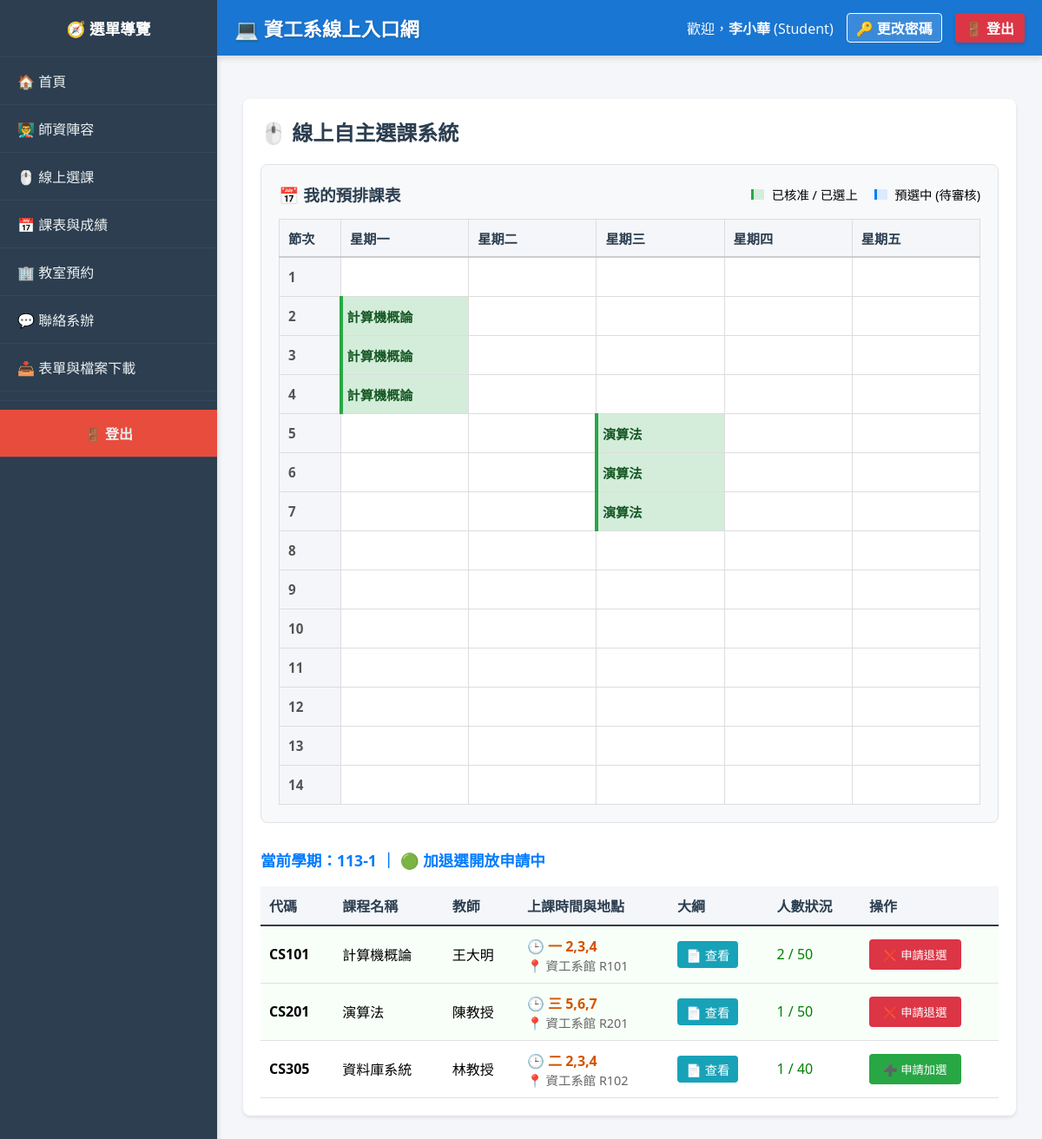
Page /index.php?page=course_selection (signed in) on the committed database.
### tables this page shows
CREATE TABLE Students (
    student_id VARCHAR(50) PRIMARY KEY,
    user_id INT NOT NULL,
    name VARCHAR(100) NOT NULL,
    enrollment_year INT,
    FOREIGN KEY (user_id) REFERENCES Users(id) ON DELETE CASCADE
);

CREATE TABLE Courses (
    course_id INT AUTO_INCREMENT PRIMARY KEY,
    course_code VARCHAR(20) NOT NULL,
    course_name VARCHAR(100) NOT NULL,
    semester VARCHAR(10) NOT NULL,
    teacher_id INT,
    capacity INT NOT NULL DEFAULT 50,
    schedule VARCHAR(100),
    room VARCHAR(50) DEFAULT NULL,
    syllabus TEXT,
    weight_assignment INT NOT NULL DEFAULT 30,
    weight_midterm INT NOT NULL DEFAULT 30,
    weight_final INT NOT NULL DEFAULT 40,
    created_at TIMESTAMP DEFAULT CURRENT_TIMESTAMP,
    FOREIGN KEY (teacher_id) REFERENCES Teachers(teacher_id) ON DELETE SET NULL
);

CREATE TABLE Teachers (
    teacher_id INT AUTO_INCREMENT PRIMARY KEY,
    user_id INT NOT NULL,
    name VARCHAR(100) NOT NULL,
    title VARCHAR(100),
    department VARCHAR(100) DEFAULT '資訊工程學系',
    phone VARCHAR(20),
    email VARCHAR(100),
    office_hours VARCHAR(100) DEFAULT NULL COMMENT '請益時間',
    lab_name VARCHAR(100) DEFAULT NULL COMMENT '實驗室名稱',
    lab_info TEXT DEFAULT NULL COMMENT '實驗室簡介與研究方向',
    teaching_experience TEXT DEFAULT NULL COMMENT '校內教學經歷',
    external_experience TEXT DEFAULT NULL COMMENT '校外經歷',
    FOREIGN KEY (user_id) REFERENCES Users(id) ON DELETE CASCADE
);

### modules/student/course_selection.php (the view, shortened to what this page needs)
<div class="card">
    <h2>🖱️ 線上自主選課系統</h2>
    <?php
    if(!isset($_SESSION['student_id'])) {
        echo "<p style='color:red;'>您不是學生，無法使用此功能。</p>";
    } else {
        $student_id = $_SESSION['student_id'];
        $status_query = $conn->query("SELECT setting_value FROM SystemSettings WHERE setting_key = 'enrollment_status'");
        $enrollment_status = $status_query->fetch_assoc()['setting_value'] ?? 'open';
        $is_open = ($enrollment_status === 'open');
        $courses = $conn->query("
            SELECT c.course_id, c.course_code, c.course_name, c.schedule, c.room,
                   t.name as teacher_name, c.capacity, COUNT(e.enrollment_id) as enrolled
            FROM Courses c
            LEFT JOIN Teachers t ON c.teacher_id = t.teacher_id
            LEFT JOIN Enrollments e ON c.course_id = e.course_id
            WHERE c.semester = '113-1' GROUP BY c.course_id ORDER BY c.course_code
        ");
        $my_courses = $conn->query("SELECT e.course_id, c.course_name, c.schedule FROM Enrollments e JOIN Courses c ON e.course_id = c.course_id WHERE e.student_id = '$student_id'");
        $my_course_ids = [];
        $enrolled_data = [];
        while($row = $my_courses->fetch_assoc()) {
            $my_course_ids[] = $row['course_id'];
            $enrolled_data[] = $row;
        }
        $pending_data = [];
        $timetable = [];
        for ($d = 1; $d <= 5; $d++) {
            for ($p = 1; $p <= 14; $p++) {
                $timetable[$d][$p] = null;
            }
        }
        $day_map = ['一'=>1, '二'=>2, '三'=>3, '四'=>4, '五'=>5, '六'=>6, '日'=>7];
        foreach ($enrolled_data as $course) {
            $sch = trim($course['schedule']);
            $parts = explode(' ', $sch);
            if (count($parts) >= 2) {
                $d_num = $day_map[$parts[0]] ?? 0;
                $periods = explode(',', $parts[1]);
                foreach ($periods as $p) {
                    if ($d_num && $d_num <= 5 && is_numeric($p) && $p >= 1 && $p <= 14) {
                        $timetable[$d_num][$p] = ['name' => $course['course_name'], 'type' => 'enrolled'];
                    }
                }
            }
        }
        echo "<div style='background:#f8f9fa; padding:20px; border-radius:8px; margin-bottom:30px; border:1px solid #dee2e6;'>";
        echo "<div style='display:flex; justify-content:space-between; align-items:center; margin-bottom:15px;'>";
        echo "<h3 style='margin:0; color:#2c3e50;'>📅 我的預排課表</h3>";
        echo "<div style='font-size:0.9em;'><span style='display:inline-block; width:12px; height:12px; background:#d4edda; border-left:3px solid #28a745; margin-right:5px;'></span> 已核准 / 已選上 &nbsp;&nbsp;&nbsp; <span style='display:inline-block; width:12px; height:12px; background:#dbeafe; border-left:3px solid #007bff; margin-right:5px;'></span> 預選中 (待審核)</div>";
        echo "</div>";
        echo "<table style='width:100%; border-collapse:collapse; text-align:center; table-layout:fixed; font-size:0.95em; background:#fff;'>";
        echo "<tr style='background:#e9ecef; border-bottom:2px solid #ccc;'>";
        echo "<th style='border:1px solid #ddd; padding:10px; width:50px;'>節次</th>";
        $days = ['一', '二', '三', '四', '五'];
        foreach ($days as $day) echo "<th style='border:1px solid #ddd; padding:10px;'>星期{$day}</th>";
        echo "</tr>";
        for ($p = 1; $p <= 14; $p++) {
            echo "<tr>";
            echo "<td style='border:1px solid #ddd; font-weight:bold; background:#f4f6f9; color:#555;'>{$p}</td>";
            for ($d = 1; $d <= 5; $d++) {
                $cell = $timetable[$d][$p];
                if ($cell) {
                    $bg = ($cell['type'] == 'enrolled') ? '#d4edda' : '#dbeafe';
                    $border = ($cell['type'] == 'enrolled') ? '#28a745' : '#007bff';
                    $color = ($cell['type'] == 'enrolled') ? '#155724' : '#004085';
                    echo "<td style='border:1px solid #ddd; background:{$bg}; border-left:4px solid {$border}; color:{$color}; padding:5px; font-weight:bold; vertical-align:middle;'>" . htmlspecialchars($cell['name']) . "</td>";
                } else {
                    echo "<td style='border:1px solid #ddd;'></td>";
                }
            }
            echo "</tr>";
        }
        echo "</table></div>";
        if ($is_open) {
            echo "<p style='color:#007bff; font-weight:bold; font-size:1.1em;'>當前學期：113-1 ｜ 🟢 加退選開放申請中</p>";
        } else {
            echo "<p style='color:#dc3545; font-weight:bold; font-size:1.1em;'>當前學期：113-1 ｜ 🔴 加退選目前已關閉，暫停受理新申請</p>";
        }
        echo "<table style='width:100%; text-align:left; border-collapse: collapse; margin-top:10px;'>";
        echo "<tr style='border-bottom:2px solid #343a40; background:#f4f6f9;'><th style='padding:10px;'>代碼</th><th style='padding:10px;'>課程名稱</th><th style='padding:10px;'>教師</th><th style='padding:10px;'>上課時間與地點</th><th style='padding:10px;'>大綱</th><th style='padding:10px;'>人數狀況</th><th style='padding:10px;'>操作</th></tr>";
        while($course = $courses->fetch_assoc()) {
            $is_enrolled = in_array($course['course_id'], $my_course_ids);
            $pending_action = $pending_data[$course['course_id']] ?? null;
            $is_full = $course['enrolled'] >= $course['capacity'];
            $bg_color = $is_enrolled ? '#f8fff9' : ($is_full ? '#fff3f3' : '');
            echo "<tr style='border-bottom:1px solid #e0e0e0; background:$bg_color;'>";
            echo "<td style='padding:10px; font-weight:bold;'>" . htmlspecialchars($course['course_code']) . "</td>";
            echo "<td style='padding:10px;'>" . htmlspecialchars($course['course_name']) . "</td>";
            echo "<td style='padding:10px;'>" . htmlspecialchars($course['teacher_name'] ?? '未指派') . "</td>";
            echo "<td style='padding:10px;'><span style='color:#d35400; font-weight:bold;'>🕒 " . htmlspecialchars($course['schedule']) . "</span><br><span style='color:#666; font-size:0.9em;'>📍 " . htmlspecialchars($course['room'] ?? '未定') . "</span></td>";
            echo "<td style='padding:10px;'><a href='index.php?page=syllabus_detail&id={$course['course_id']}' class='btn' style='background:#17a2b8; padding:5px 10px; font-size:0.9em; text-decoration:none; color:#fff;'>📄 查看</a></td>";
            echo "<td style='padding:10px;" . ($is_full ? "color:red;" : "color:green;") . "'>" . $course['enrolled'] . " / " . $course['capacity'] . ($is_full ? " (滿)" : "") . "</td>";
            echo "<td style='padding:10px;'>";
            if ($pending_action == 'Add' || $pending_action == 'Drop') {
                $status_txt = ($pending_action == 'Add') ? "⏳ 加選審核中" : "⏳ 退選審核中";
                echo "<div style='display:flex; gap:5px; align-items:center;'>";
                echo "<span style='background:#6c757d; color:#fff; padding:5px 10px; border-radius:4px; font-size:0.9em; cursor:not-allowed;'>{$status_txt}</span>";
                echo "<form method='POST' style='margin:0;'>
                        <input type='hidden' name='action' value='Cancel'>
                        <input type='hidden' name='course_id' value='{$course['course_id']}'>
                        <button type='submit' class='btn' style='background:#dc3545; padding:5px 8px; font-size:0.9em;' onclick='return confirm(\"確定要撤回此申請嗎？\");'>✖ 取消</button>
                      </form>";
                echo "</div>";
            } else if (!$is_open) {
                echo "<button class='btn' style='background:#ccc; color:#666; cursor:not-allowed; border:1px solid #aaa;' disabled>⛔ 已關閉</button>";
            } else if ($is_enrolled) {
                echo "<form method='POST' style='margin:0;'><input type='hidden' name='action' value='Drop'><input type='hidden' name='course_id' value='{$course['course_id']}'><button type='submit' class='btn' style='background:#dc3545;'>❌ 申請退選</button></form>";
            } else {
                if ($is_full) {
                    echo "<button class='btn' style='background:#ccc; cursor:not-allowed;' disabled>額滿</button>";
                } else {
                    echo "<form method='POST' style='margin:0;'><input type='hidden' name='action' value='Add'><input type='hidden' name='course_id' value='{$course['course_id']}'><button type='submit' class='btn' style='background:#28a745;'>➕ 申請加選</button></form>";
                }
            }
            echo "</td></tr>";
        }
        echo "</table>";
    }
    ?>
</div>

### includes/header.php
<?php
$display_name = isset($_SESSION['username']) ? $_SESSION['username'] : '使用者';
if (isset($_SESSION['user_id']) && isset($_SESSION['role'])) {
    $uid = intval($_SESSION['user_id']);
    $role = $_SESSION['role'];
    if ($role == 'Admin') {
        $q = $conn->query("SELECT name FROM Admins WHERE user_id = $uid");
        if ($q && $r = $q->fetch_assoc()) $display_name = $r['name'];
    } elseif ($role == 'Teacher') {
        $q = $conn->query("SELECT name FROM Teachers WHERE user_id = $uid");
        if ($q && $r = $q->fetch_assoc()) $display_name = $r['name'];
    } elseif ($role == 'Student') {
        $q = $conn->query("SELECT name FROM Students WHERE user_id = $uid");
        if ($q && $r = $q->fetch_assoc()) $display_name = $r['name'];
    }
}
?>
<div style="background: #1976d2; color: #fff; padding: 15px 20px; display: flex; justify-content: space-between; align-items: center; border-radius: 0; margin-bottom: 20px; box-shadow: 0 4px 6px rgba(0,0,0,0.1);">
    <h2 style="margin: 0; font-size: 1.4em; text-shadow: 1px 1px 2px rgba(0,0,0,0.2);">💻 資工系線上入口網</h2>
    <div style="display: flex; align-items: center; gap: 15px;">
        <?php if (isset($_SESSION['user_id'])): ?>
            <span style="color: #f8f9fa;">👤 歡迎，<strong><?php echo htmlspecialchars($display_name); ?></strong> (<?php echo $_SESSION['role']; ?>)</span>
            <a href="index.php?page=change_password" style="color: #fff; text-decoration: none; font-weight: bold; border: 1px solid #fff; padding: 4px 10px; border-radius: 4px; background: rgba(255, 255, 255, 0.15); transition: 0.2s;" onmouseover="this.style.background='rgba(255,255,255,0.3)'" onmouseout="this.style.background='rgba(255,255,255,0.15)'">🔑 更改密碼</a>
            <a href="logout.php" style="background: #dc3545; color: white; text-decoration: none; padding: 5px 12px; border-radius: 4px; font-weight: bold; box-shadow: 0 2px 4px rgba(0,0,0,0.15);">🚪 登出</a>
        <?php else: ?>
            <a href="index.php?page=login" style="background: #007bff; color: white; text-decoration: none; padding: 5px 15px; border-radius: 4px; font-weight: bold;">系統登入</a>
        <?php endif; ?>
    </div>
</div>

### assets/css/style.css (style rules this page uses)
.card { background: #fff; border-radius: 8px; padding: 20px; box-shadow: 0 2px 4px rgba(0,0,0,0.1); margin-bottom: 20px; }
.card h2 { margin-top: 0; color: #2c3e50; }
button, .btn { padding: 8px 16px; background: #007bff; color: white; border: none; border-radius: 4px; cursor: pointer; text-decoration: none; display: inline-block; transition: all 0.3s ease; font-weight: 500; }
table { border-collapse: collapse; width: 100%; }
table tr { border-bottom: 1px solid #e0e0e0; }
table th, table td { padding: 12px 10px; text-align: left; }
table th { background-color: #f4f6f9; font-weight: 600; color: #2c3e50; }

### rows in the picture
students: name "李小華"
courses: course_code "CS101", course_name "計算機概論", teacher.name "王大明", schedule "一 2,3,4", room "資工系館 R101", enrolled "2", capacity "50"
courses: course_code "CS201", course_name "演算法", teacher.name "陳教授", schedule "三 5,6,7", room "資工系館 R201", enrolled "1", capacity "50"
courses: course_code "CS305", course_name "資料庫系統", teacher.name "林教授", schedule "二 2,3,4", room "資工系館 R102", enrolled "1", capacity "40"

### other values in the picture
$_SESSION['role'] "Student"
$day "一"
$day "二"
$day "三"
$day "四"
$day "五"
$cell['name'] "計算機概論"
$cell['name'] "演算法"
